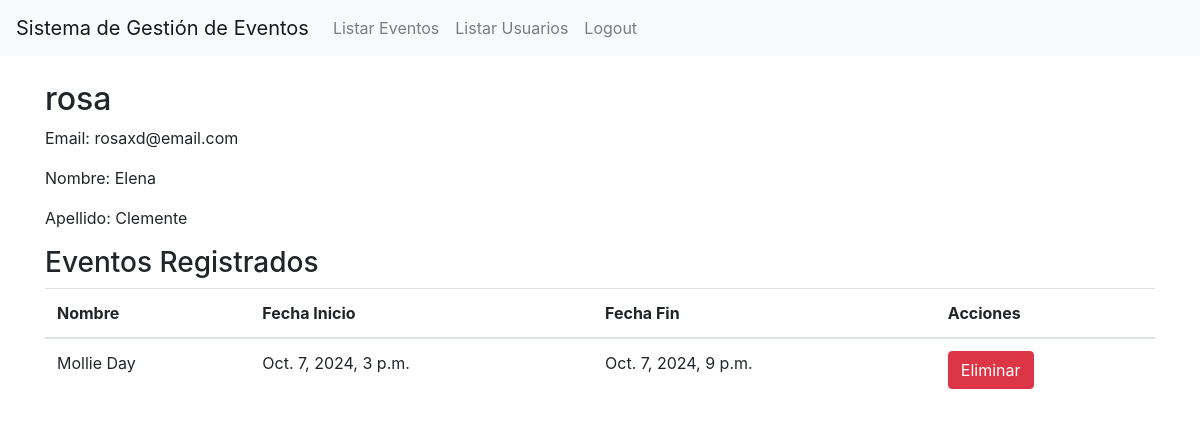
The page /ver_usuario/2/ (signed in) on the database its author committed.
### eventos/models.py (models this page shows, shortened)
class Usuario(AbstractUser):
    pass

class RegistroEvento(models.Model):
    usuario = models.ForeignKey(Usuario, on_delete=models.CASCADE)
    evento = models.ForeignKey(Evento, on_delete=models.CASCADE)
    fecha_registro = models.DateTimeField(auto_now_add=True)

class Evento(models.Model):
    nombre = models.CharField(max_length=255)
    descripcion = models.TextField()
    fecha_inicio = models.DateTimeField()
    fecha_fin = models.DateTimeField()
    organizador = models.ForeignKey(Usuario, on_delete=models.CASCADE, related_name='eventos_organizados')

### eventos/views.py (the view)
# urls.py: path('ver_usuario/<int:usuario_id>/', views.ver_usuario, name='ver_usuario'),
@login_required
def ver_usuario(request, usuario_id):
    usuario = get_object_or_404(Usuario, id=usuario_id)
    registros = RegistroEvento.objects.filter(usuario=usuario)
    if request.method == 'POST':
        registro_id = request.POST.get('registro_id')
        accion = request.POST.get('accion')
        if accion == 'eliminar':
            registro = get_object_or_404(RegistroEvento, id=registro_id)
            registro.delete()
    return render(request, 'ver_usuario.html', {'usuario': usuario, 'registros': registros})

### eventos/templates/ver_usuario.html (shortened to what this page needs)
{% extends 'base.html' %}
{% block content %}
<h2>{{ usuario.username }}</h2>
<p>Email: {{ usuario.email }}</p>
<p>Nombre: {{ usuario.first_name }}</p>
<p>Apellido: {{ usuario.last_name }}</p>
<h3>Eventos Registrados</h3>
<table class="table">
    <thead>
        <tr>
            <th>Nombre</th>
            <th>Fecha Inicio</th>
            <th>Fecha Fin</th>
            <th>Acciones</th>
        </tr>
    </thead>
    <tbody>
        {% for registro in registros %}
        <tr>
            <td>{{ registro.evento.nombre }}</td>
            <td>{{ registro.evento.fecha_inicio }}</td>
            <td>{{ registro.evento.fecha_fin }}</td>
            <td>
                <form method="post" action="{% url 'ver_usuario' usuario.id %}">
                    <button type="submit" name="accion" value="eliminar" class="btn btn-danger">Eliminar</button>
                </form>
            </td>
        </tr>
        {% endfor %}
    </tbody>
</table>
{% endblock %}

### rows shown on the page
Usuario: username "rosa", email "rosaxd@email.com", first_name "Elena", last_name "Clemente"
RegistroEvento: evento.nombre "Mollie Day", evento.fecha_inicio "Oct. 7, 2024, 3 p.m.", evento.fecha_fin "Oct. 7, 2024, 9 p.m."
